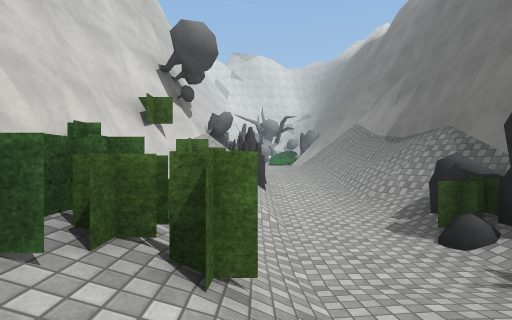
[1] (above)

16 first-person views from a walk through a Unity game level. The camera is 1.4 m above the floor, looks level and sees 85° across. The floor is counted in squares, 2 m on a side. Each view is taken from the middle of a square. On the plan, view 1 faces up. The plan holds only what a view shows up to about 9 squares ahead; the rest is blank. The place goes on beyond the plan. Surface patterns are stand-ins for the level's own textures.

[2]
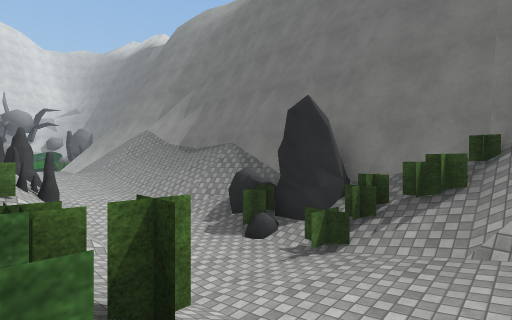

[3]
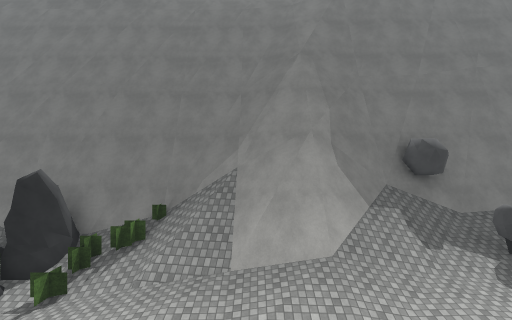

[4]
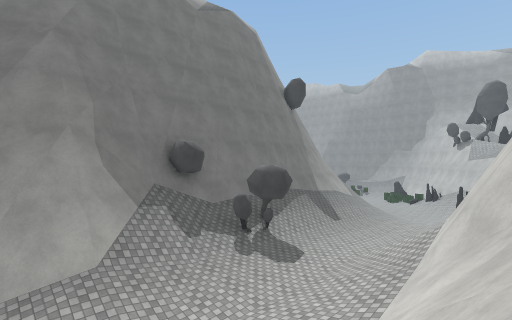

[5]
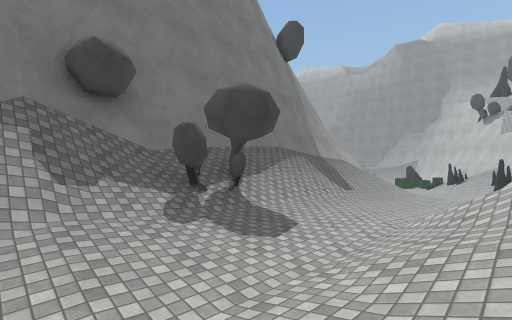

[6]
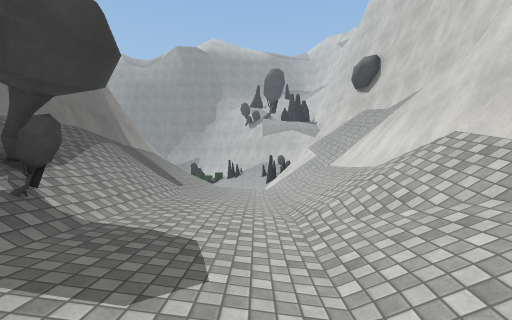

[7]
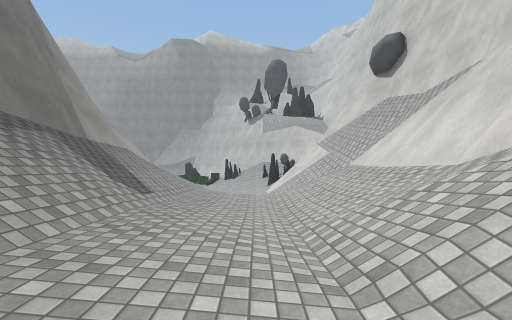

[8]
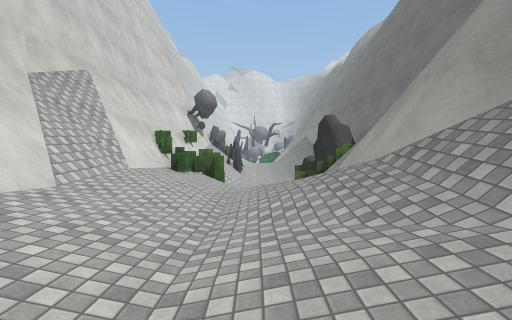

[9]
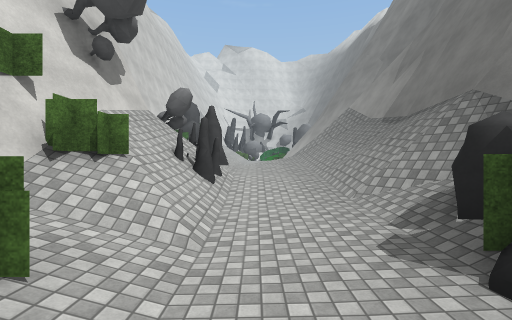

[10]
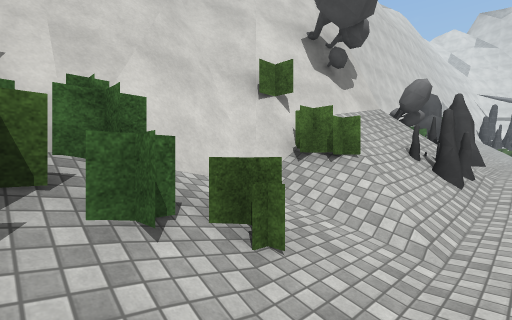

[11]
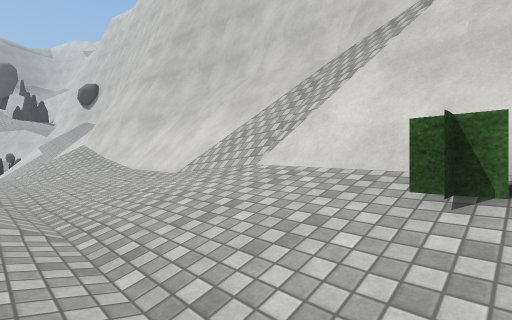

[12]
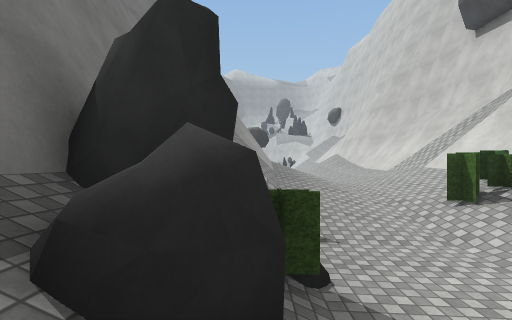

[13]
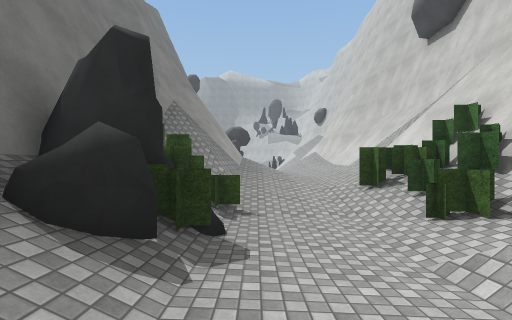

[14]
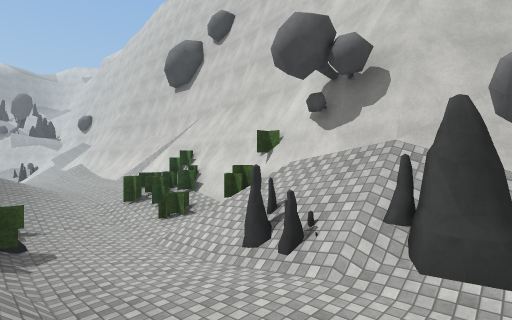

[15]
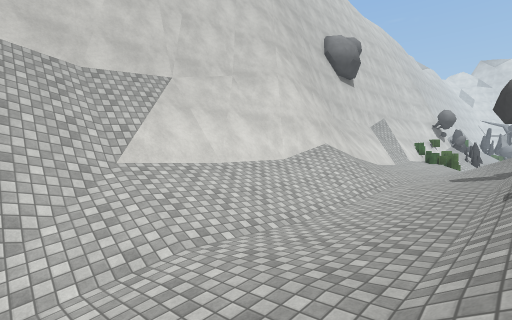

[16]
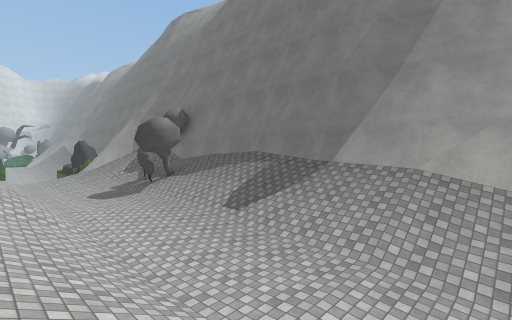

### Floor plan
Key: @ floor where view 1 was taken; # wall or solid block; . main floor; : floor 0.25 m higher than the main floor; - floor 0.25 m lower than the main floor; + floor 0.5 m higher than the main floor; _ floor 0.5 m lower than the main floor; < floor 0.75 m lower than the main floor; ( floor 1.25 m lower than the main floor; / step, stairs or slope; = window, fence, low wall or low ledge.
Columns run from 4 left of view 1 to 5 right of it. Each row starts with its distance up from view 1.
 10   ###:+//#
  9   #/#..//#
  8   #//--//#
  7   #/#__//#
  6   #//<_//#
  5   #//<<//#
  4   #/_<<###
  3   ##/<<##
  2   ###__###
  1  ###/_-/=#
  0 ###+@..//#
 -1 #/#+..+//#
 -2 #//+.//###
 -3 ##/+.//##
 -4  ##+.//##
 -5   #+..//##
 -6   #/..://#
 -7   #//-.//#
 -8   #//-.#/#
 -9   #//-.//#
-10   #//-.//#
-11   #//_.//#
-12   #//_-//#
-13  ##//<_//#
-14 ###//<_//#
-15 #/#//<_//#
-16 #////<<//#
-17 #////(<//#

Where each view was taken, in squares from view 1:
view 1: 0 up, 0 right, facing up
view 2: 0 up, 1 left, facing up-right
view 3: 2 down, 3 left, facing right
view 4: 2 down, 3 left, facing down-right
view 5: 5 down, 1 left, facing down-right
view 6: 6 down, 1 right, facing down
view 7: 8 down, 1 right, facing down
view 8: 7 down, 1 right, facing up
view 9: 2 up, 1 right, facing up
view 10: 2 up, 1 right, facing up-left
view 11: 1 up, 1 right, facing down-left
view 12: 6 up, 3 right, facing down
view 13: 7 up, 2 right, facing down
view 14: 10 up, 3 right, facing down-left
view 15: 17 down, 3 right, facing up-left
view 16: 17 down, 1 left, facing up-right
